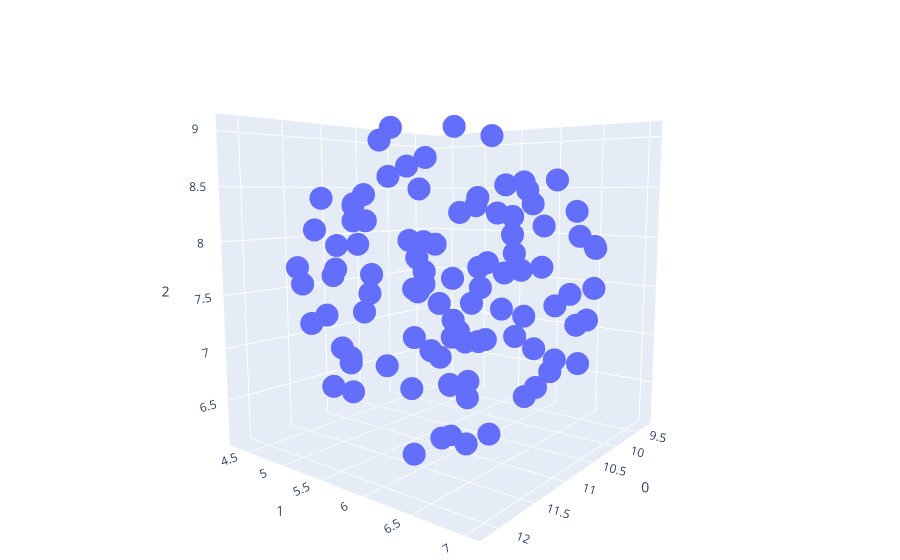

Notebook code for this chart:
### Code cell
import plotly.express as px
fig = px.scatter_3d(mapped.embedding_, x=0, y=1, z=2, size_max=1)

# tight layout
fig.update_layout(margin=dict(l=0, r=0, b=0, t=0))
fig.show()
